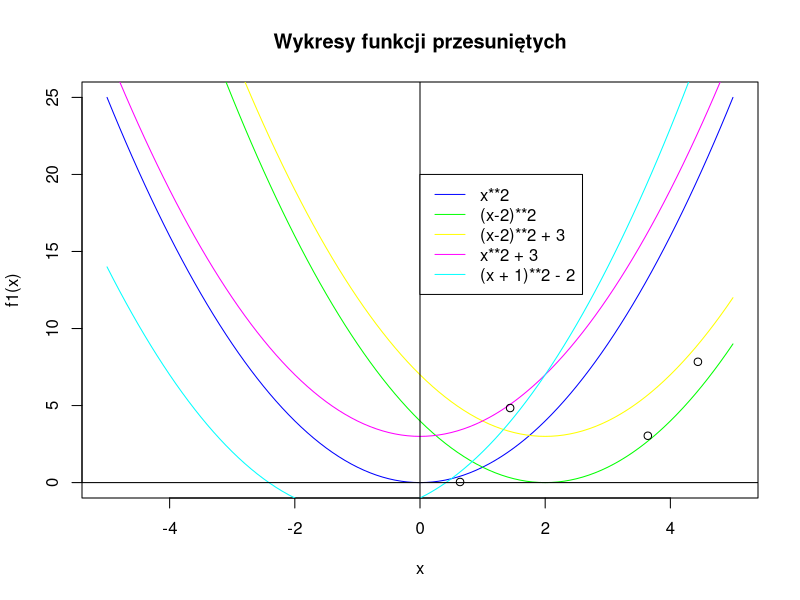

Source code (R):
#r2-zad5
dev.new()
png("wykresy.png")
f1 = function(x)
  x**2
f2 = function(x)
  (x-2)**2
f3 = function(x)
  (x-2)**2 + 3
f4 = function(x)
  x**2 + 3
f5 = function(x)
  (x + 1)**2 - 2

curve(f1, -5, 5, col = "blue", main="Wykresy funkcji przesuniętych")
curve(f2, -5, 5, add = TRUE, col = "green")
curve(f3, -5, 5, add =TRUE, col = "yellow")
curve(f4, -5, 5, add = TRUE, col = "magenta")
curve(f5, -5, 5, add = TRUE, col = "cyan")
abline(h = 0, v = 0, col = "black")
points(c(f1(0.8),
         f2(0.8),
         f3(0.8),
         f4(0.8),
         f5(0.8)),
       c(f1(-0.2),
         f2(-0.2),
         f3(-0.2),
         f4(-0.2),
         f5(-0.2)))
legend(0,20, 
       legend = c("x**2", "(x-2)**2", "(x-2)**2 + 3", "x**2 + 3", "(x + 1)**2 - 2"),
       col = c("blue", "green", "yellow", "magenta", "cyan"), 
       lty = 1)

dev.off()

